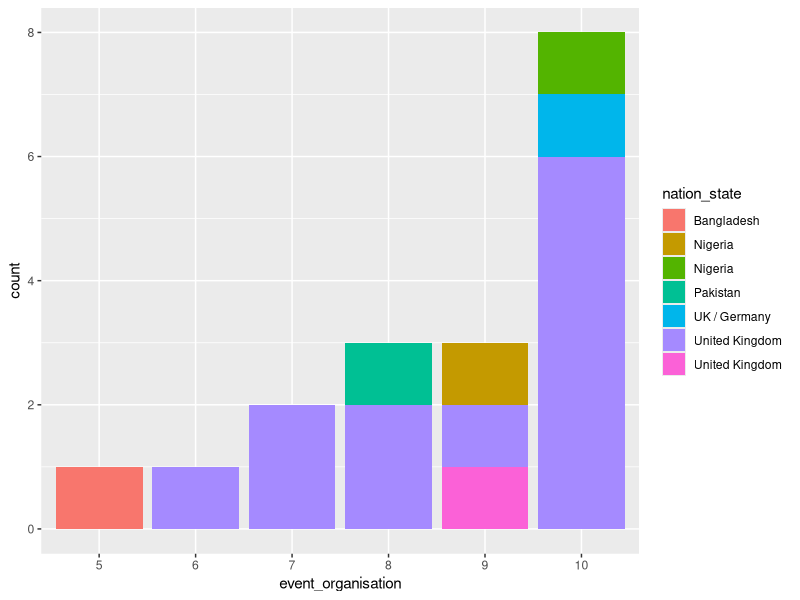
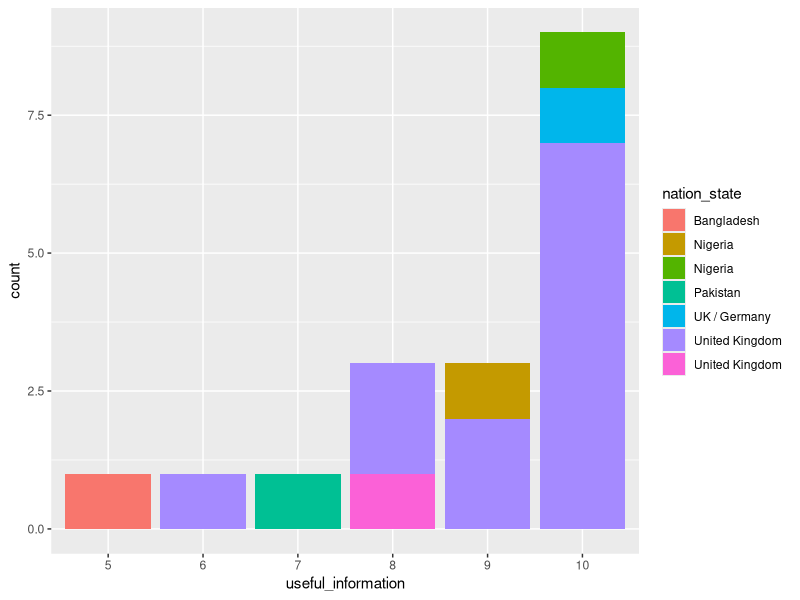
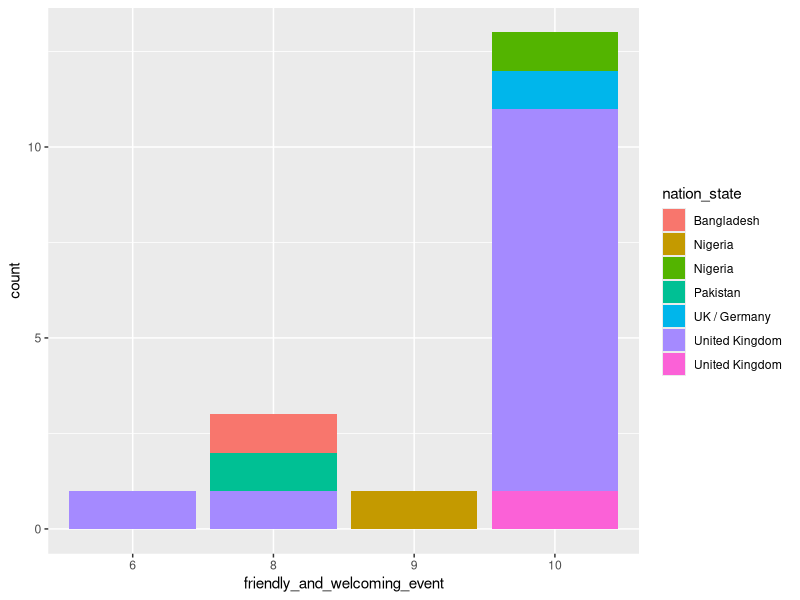
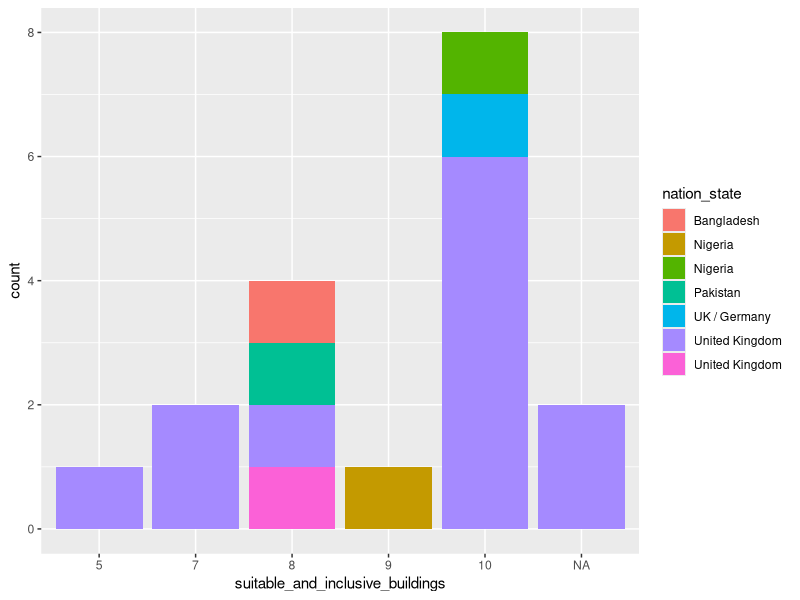
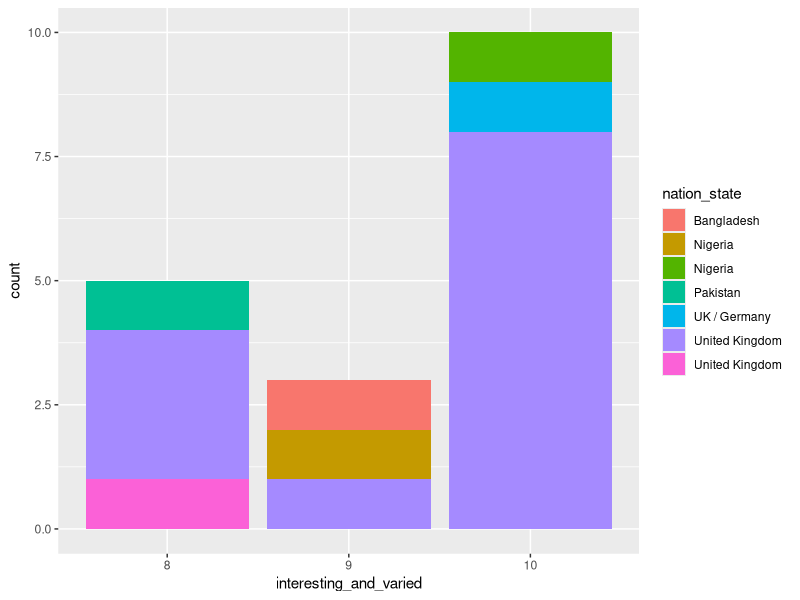
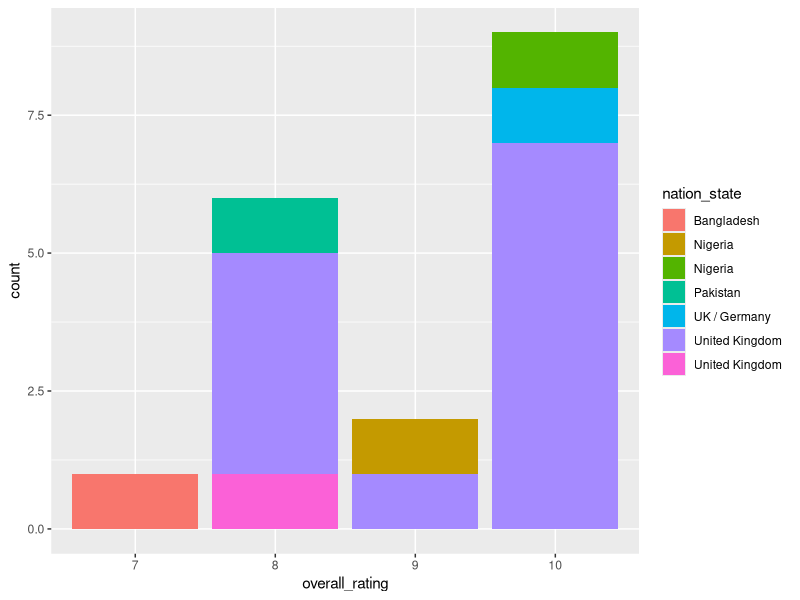
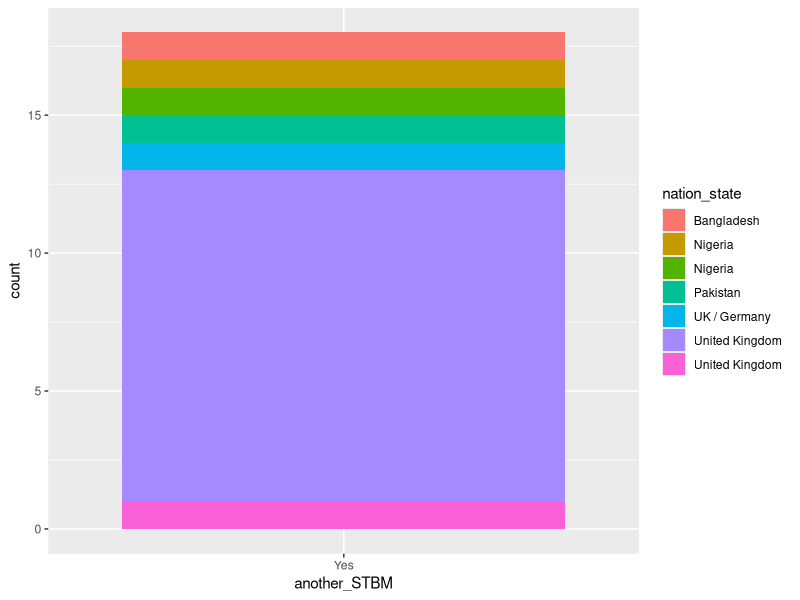
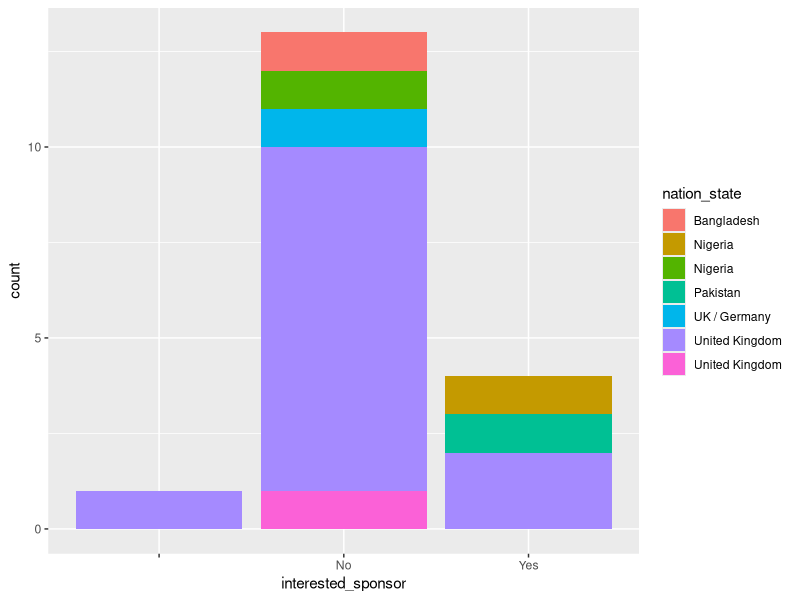

Source code (R) for these figures, in order:
library(ggplot2)
library(tidyverse)


### 2023 STBM ###
STBM23_dat <- read.csv("STBM 2023.csv")
q_STBM23 <- c("event_organisation", "useful_information", "friendly_and_welcoming_event", "suitable_and_inclusive_buildings", "interesting_and_varied", "overall_rating", "another_STBM", "interested_sponsor") #category with the different questions

for (i in q_STBM23) {
  STBM23_dat[[i]] <- as.factor(STBM23_dat[[i]])
} #changes all question data types to factors rather than strings


for (i in q_STBM23) {
  print (
    ggplot(STBM23_dat, aes(x=.data[[i]], fill = nation_state)) +
      geom_bar()
  )
} # plots by rating colour coded by which event was attended
